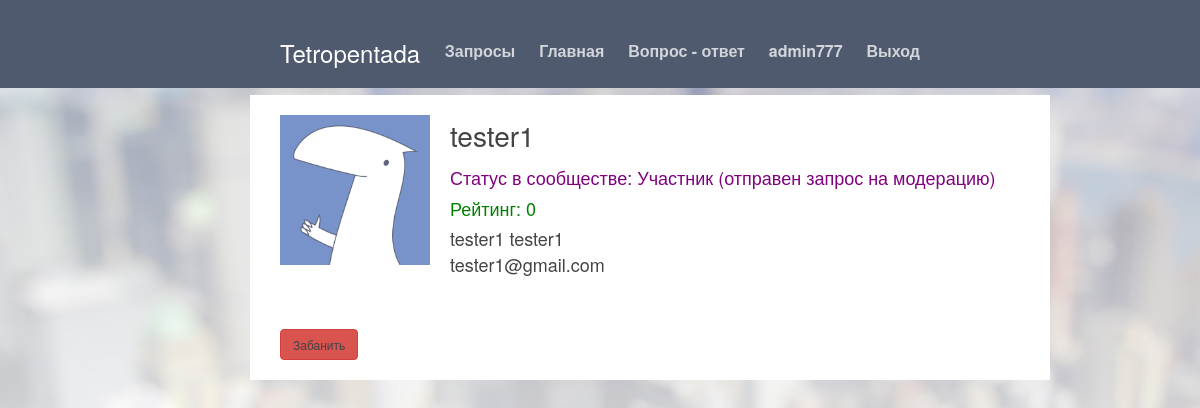
The page /profile/4 (signed in) on the database its author committed.
### tetropentada.py (models this page shows, shortened)
class User(db.Model):
    id = db.Column(db.Integer, primary_key=True)
    username = db.Column(db.String(80), unique=True)
    mail = db.Column(db.String(80), unique=True)
    password = db.Column(db.String(80))
    name = db.Column(db.String(80))
    surname = db.Column(db.String(80))
    avatar = db.Column(db.String(80))
    rating = db.Column(db.Integer)
    pos = db.Column(db.Integer)

### tetropentada.py (the view, shortened to what this page needs)
@app.route("/profile/<int:id>", methods=['POST', 'GET'])
def profile(id):
    if session.get('username'):
        form = ProfileAddPhotoForm()
        user = User.query.filter_by(id=id).first()
        avatar_name = user.avatar
        pos = User.query.filter_by(id=id).first().pos
        session_user = User.query.filter_by(id=session['user_id']).first()
        return render_template("profile.html", title='Tetropentada', User=User, session_user=session_user,
                               style=url_for('static', filename='cover.css'),
                               bootstrap=url_for('static', filename='bootstrap.min.css'),
                               form=form, user=user, status=get_status(pos),
                               icon=url_for('static', filename='images/icon.png'),
                               avatar=url_for('static', filename='avatars/{}'.format(avatar_name)))
    return redirect("/sign_in")

### tetropentada.py (called while the page is built)
def get_status(pos):
    if pos == 0:
        return 'Участник'
    elif pos == 1:
        return 'Участник (отправен запрос на модерацию)'
    elif pos == 2:
        return 'Модератор'
    elif pos == 3:
        return 'Забанен'
    return 'Супер админ'

### templates/profile.html (shortened to what this page needs)
{% extends "base.html" %}
{% block nav %}
{% if session['user_id'] == 0 %}
    <li><a href="/requests">Запросы</a></li>
{% endif %}
<li><a href="/main">Главная</a></li>
<li><a href="/index/0/none">Вопрос - ответ</a></li>
{% if session.get('username') %}
	{% if user.username == session['username'] %}
		<li class="active"><a href="/profile/{{ session['user_id'] }}">{{ session.get('username') }}</a></li>
	{% else %}
		<li><a href="/profile/{{ session['user_id'] }}">{{ session.get('username') }}</a></li>
	{% endif %}
    <li><a href="/sign_out">Выход</a></li>
{% else %}
    <li><a href="/registration">Регистрация</a></li>
    <li><a href="/sign_in">Вход</a></li>
{% endif %}
{% endblock %}
{% block cover_container %}
<div class="container">
	<div class="avatar-writer">
		<img src="{{ avatar }}" alt="Не удалось загрузить аватар">
	</div>
	<div class="username">
		{{ user.username }}
	</div>
	<div class="status">Статус в сообществе: {{ status }}</div>
	<div class="rating">Рейтинг: {{ user.rating }}</div>
	<div>{{ user.name }} {{ user.surname }}</div>
	<div>{{ user.mail }}</div>
	<br><br>
	{% if (session['user_id'] == 0 and user.pos != 4) or (session_user.pos == 2 and user.id != session_user.id) %}
		{% if user.pos == 3 %}
			<button type="button" class="btn btn-danger">
				<a href="/set_ban_status/{{ user.id }}/0">Разбанить</a>
			</button>
		{% else %}
			<button type="button" class="btn btn-danger">
				<a href="/set_ban_status/{{ user.id }}/3">Забанить</a>
			</button>
		{% endif %}
	{% endif %}
</div>
{% endblock %}

### static/cover.css (style rules this page uses)
a, a:focus, a:hover { color: #fff; }
html, body { height: 100%; background-color: #333; background-image: url(images/bg.jpg); background-repeat: no-repeat; background-size: cover; background-attachment:fixed; }
body { color: #fff; text-align: center; }
.container { width: 800px; background-color: #fff; color: #444; text-align: left; padding: 20px 20px 20px 30px; }
.container a { color: #444; }
.masthead-nav > li { display: inline-block; }
.masthead-nav > li + li { margin-left: 20px; }
.masthead-nav > li > a { padding-right: 0; padding-left: 0; font-size: 16px; font-weight: bold; color: #fff; color: rgba(255,255,255,.75); border-bottom: 2px solid transparent; }
.avatar-writer img { float: left; margin-right: 20px; max-width: 150px; height: auto; }
.username { font-size: 28px; padding-bottom: 10px; }
.rating { color: green; padding-bottom: 5px; }
.btn-danger { color: #fff; background-color: #d9534f; border-color: #d43f3a; font-size: 12px; }
.status { color: purple; padding-bottom: 5px; }

### rows shown on the page
User: get "admin777"
User: username "tester1", rating "0", name "tester1", surname "tester1", mail "tester1@gmail.com"

### other values the page prints
{{ status }} "Участник (отправен запрос на модерацию)"
